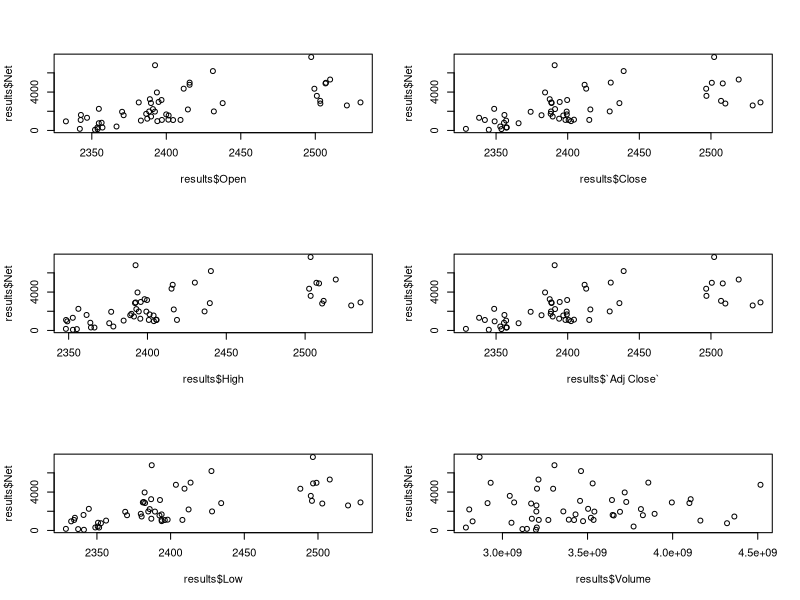
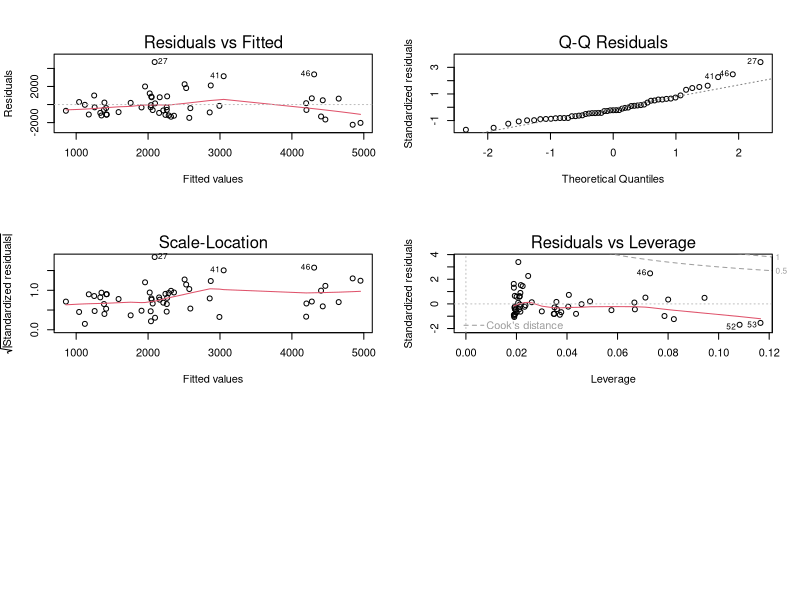
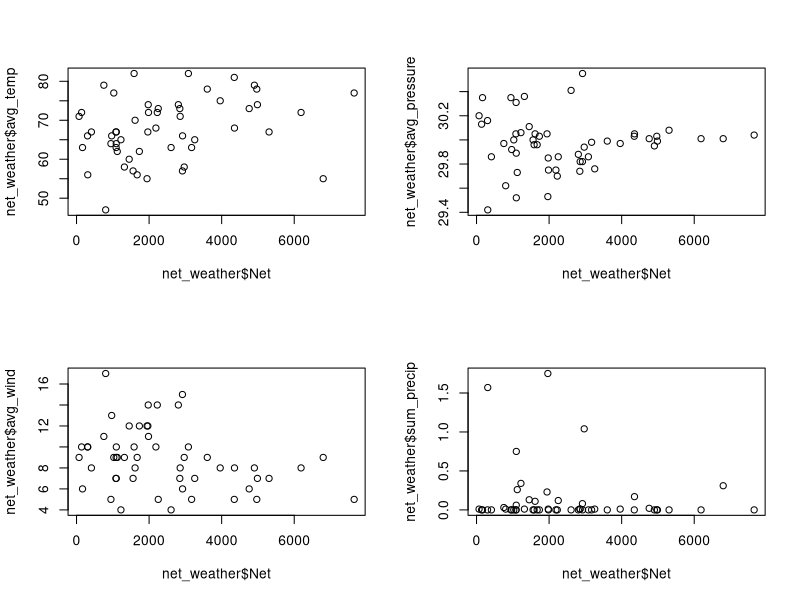
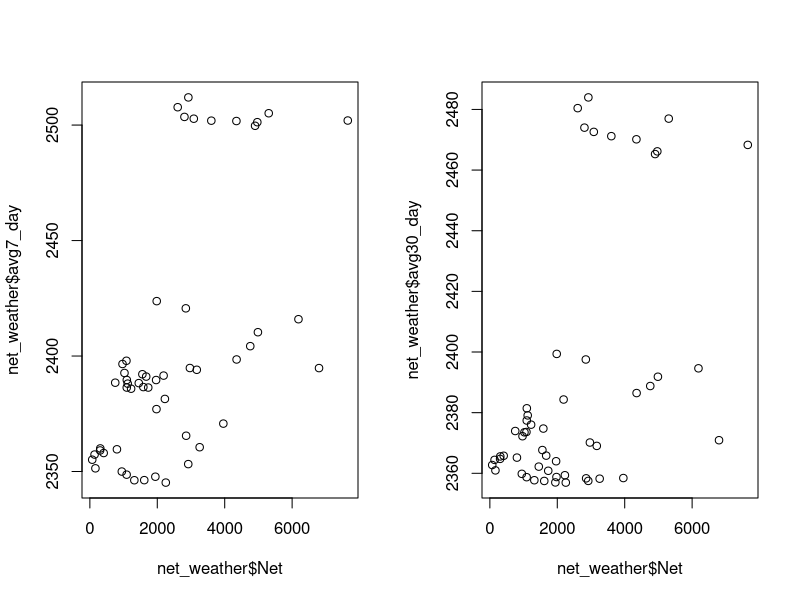
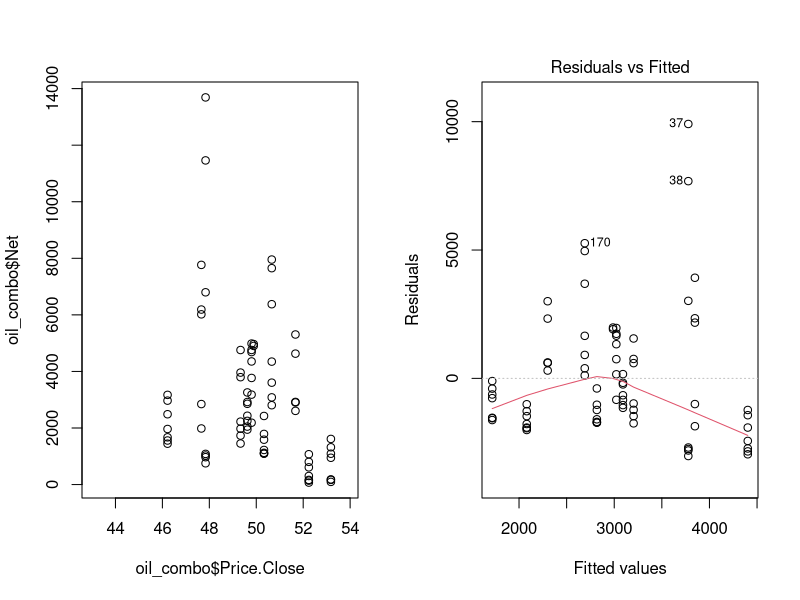
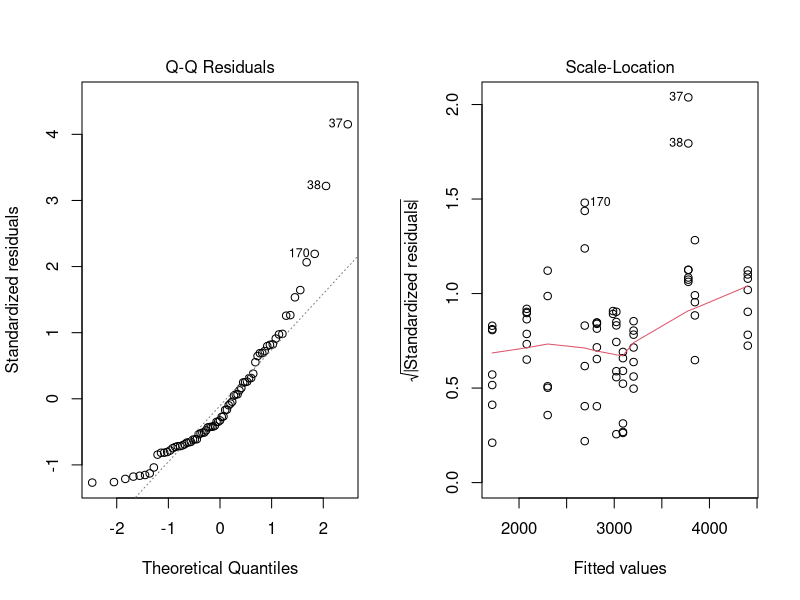
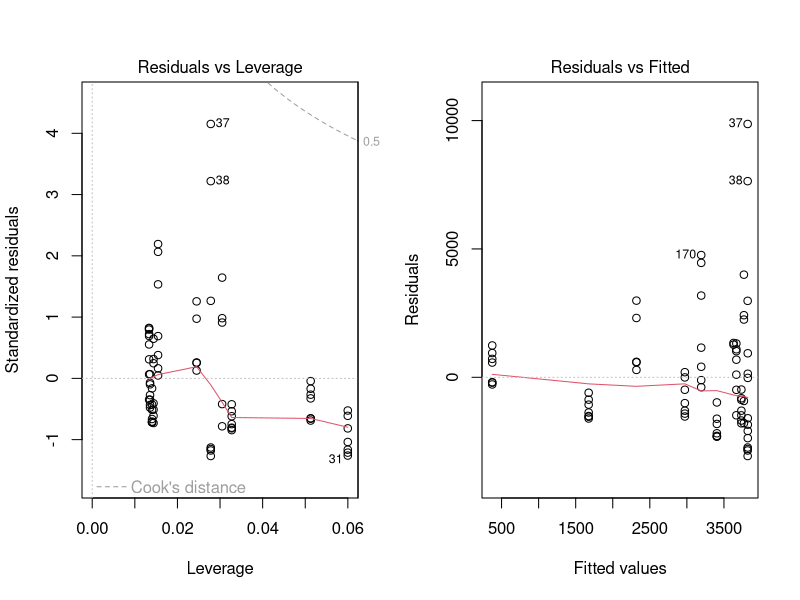
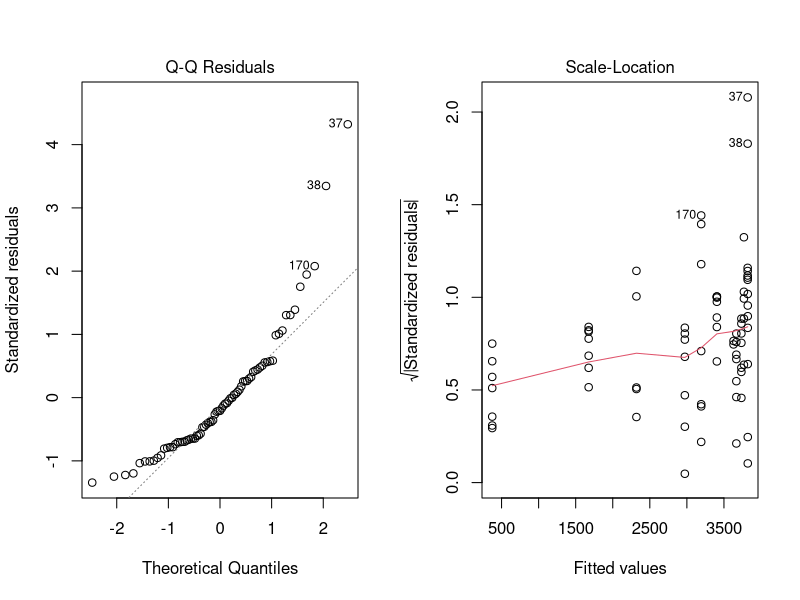

These figures' R source, in order:
## ---- chunk 1
library('plyr')
library('bit64')
library('dplyr')
library('reshape2')
library('ggplot2')
library('data.table')
library('leaps')
library('minpack.lm')
library('xts')

project_dir <- getwd()
setwd(project_dir)
## ---- chunk 2
#Sidenote: I saved excel file as a txt before reading it as a table
flower_data <- read.table("flower_data.txt", header = TRUE)
flower_data_apr <- fread("april_june.csv", header = TRUE)


#line below ensures column is date and ordered
flower_data$Txn_Date <- as.Date(flower_data$Txn_Date, format = "%m/%d/%Y")
flower_data_apr$Day <- as.Date(flower_data_apr$Day, format = "%m/%d/%Y")


#Since there are multiple sales on a given day, I want to aggregate the sales based on the date
date_net <- aggregate(Net ~ Txn_Date, flower_data,sum)
colnames(flower_data_apr)[6] <- "Net"
date2_net <- aggregate(Net ~ Day, flower_data_apr,sum)

#renaming columns to make joining easier later
#colnames(date2_net)[2] <- "Net"
colnames(date2_net)[1] <- "Date"

#read in financial data
stock_info <- fread("stockdata.csv")

stock_info2 <- fread("april_june_finance.csv")
stock_info2$Date <- as.Date(stock_info2$Date, format = "%m/%d/%Y")
#change column name so i can do a join
colnames(date_net)[1] <- "Date"
combodata <- join(date_net,stock_info, type="right")
combodata2 <- join(date2_net, stock_info2, type = "right")
combodata2$Date <- as.character(combodata2$Date)
#combo3 <- merge(x = date2_net, y = stock_info2, by = "Date", all= TRUE) 

#bind 2 data frames (data from april-june and sep-oct)
results <- rbind(combodata2, combodata)


## ---- chunk 3
par(mfrow = c(3,2))
plot(results$Open, results$Net)
plot(results$Close, results$Net)
plot(results$High, results$Net)
plot(results$`Adj Close`, results$Net)
plot(results$Low, results$Net)
plot(results$Volume, results$Net)
## ---- chunk 4
l.model_close <- lm(results$Net ~ results$`Adj Close`)
summary(l.model_close)
#plots
plot(l.model_close)
## ---- chunk 5
net_weather <- fread("Enhanced_weather_movingavg.csv")

par(mfrow = c(2,2))
plot(net_weather$Net,net_weather$avg_temp)
plot(net_weather$Net,net_weather$avg_pressure)
plot(net_weather$Net,net_weather$avg_wind)
plot(net_weather$Net,net_weather$sum_precip)

## ---- chunk 6
attach(net_weather)

allpossreg <- regsubsets(Net ~ avg_temp + avg_pressure + avg_wind + 
    sum_precip, nbest = 6, data = net_weather)

aprout <- summary(allpossreg)

with(aprout, round(cbind(which, rsq, adjr2, cp, bic), 3))

#I will be adding few more plots

## ---- chunk 7
attach(net_weather)

par(mfrow = c(1,2))
plot(net_weather$Net,net_weather$avg7_day)
plot(net_weather$Net,net_weather$avg30_day)

allpossreg1 <- regsubsets(Net ~ avg7_day + avg30_day
, nbest = 6, data = net_weather)

aprout1 <- summary(allpossreg1)

with(aprout1, round(cbind(which, rsq, adjr2, cp, bic), 3))

#I will be adding few more plots

## ---- chunk 8
# SP500 DATA?
## ---- chunk 9
#read in oil price data
oil_info <- fread("oil_price.csv")
oil_info$Date <- as.Date(oil_info$Date, format = "%m/%d/%Y")
oil_info <- as.xts(oil_info)
d <- merge(oil_info, xts(,seq(start(oil_info),end(oil_info),"days")))
oil_info <- na.locf(d)
oil_info <- data.frame(Date = index(oil_info),coredata(oil_info))

#change column name so i can do a join
date3_net <- merge(date_net, date2_net, all = TRUE)
oil_combo <- join(date3_net,oil_info, type="right")
oil_combo$Date <- as.character(oil_combo$Date)

## ---- chunk 10
plot(oil_combo$`Price.Close`,oil_combo$Net)
## ---- chunk 11
# linear model
fit_oil1 <- lm(Net ~ `Price.Close`, data = oil_combo)
summary(fit_oil1)

#plots
plot(fit_oil1)
## ---- chunk 12
fit_oil2 <- lm(Net ~ I(`Price.Close`)+ I(`Price.Close`^2), data = oil_combo)
summary(fit_oil2)

#plots
plot(fit_oil2)
## ---- chunk 13
fit_oil3 <- lm(log(Net) ~ `Price.Close`, data = oil_combo)
summary(fit_oil3)

#plots
plot(fit_oil3)

## ---- chunk 14
#read in hershey data
hershey_info <- fread("hershey.csv")
hershey_info$Date <- as.Date(hershey_info$Date, format = "%m/%d/%Y")

#change column name so i can do a join
hershey_combo <- join(date3_net,hershey_info, type="left")
hershey_combo$Date <- as.character(hershey_combo$Date)
## ---- chunk 15
par(mfrow = c(3,2))
plot(hershey_combo$open, hershey_combo$Net)
plot(hershey_combo$close, hershey_combo$Net)
plot(hershey_combo$high, hershey_combo$Net)
plot(hershey_combo$low, hershey_combo$Net)
plot(hershey_combo$volume, hershey_combo$Net)
## ---- chunk 16
fit_hershey <- lm(hershey_combo$Net ~ hershey_combo$open)
summary(fit_hershey)
#plots
plot(fit_hershey)
